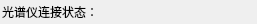
<?xml version="1.0" encoding="UTF-8"?>
<ui version="4.0">
 <class>FmOptStatus</class>
 <widget class="QWidget" name="FmOptStatus">
  <property name="geometry">
   <rect>
    <x>0</x>
    <y>0</y>
    <width>257</width>
    <height>24</height>
   </rect>
  </property>
  <property name="windowTitle">
   <string>Form</string>
  </property>
  <widget class="QLabel" name="lbtext">
   <property name="geometry">
    <rect>
     <x>2</x>
     <y>2</y>
     <width>101</width>
     <height>20</height>
    </rect>
   </property>
   <property name="text">
    <string>光谱仪连接状态：</string>
   </property>
  </widget>
  <widget class="QLabel" name="lblamp1">
   <property name="geometry">
    <rect>
     <x>100</x>
     <y>2</y>
     <width>20</width>
     <height>20</height>
    </rect>
   </property>
   <property name="text">
    <string/>
   </property>
   <property name="textFormat">
    <enum>Qt::PlainText</enum>
   </property>
   <property name="pixmap">
    <pixmap resource="smlres.qrc">:/new/prefix1/res/pic/qgreen.png</pixmap>
   </property>
   <property name="scaledContents">
    <bool>true</bool>
   </property>
  </widget>
  <widget class="QLabel" name="lblamp2">
   <property name="geometry">
    <rect>
     <x>140</x>
     <y>2</y>
     <width>20</width>
     <height>20</height>
    </rect>
   </property>
   <property name="text">
    <string/>
   </property>
   <property name="pixmap">
    <pixmap>res/pic/qred.png</pixmap>
   </property>
   <property name="scaledContents">
    <bool>true</bool>
   </property>
  </widget>
  <widget class="QLabel" name="lblamp3">
   <property name="geometry">
    <rect>
     <x>180</x>
     <y>2</y>
     <width>20</width>
     <height>20</height>
    </rect>
   </property>
   <property name="text">
    <string/>
   </property>
   <property name="pixmap">
    <pixmap>res/pic/qnone.png</pixmap>
   </property>
   <property name="scaledContents">
    <bool>true</bool>
   </property>
  </widget>
  <widget class="QLabel" name="lblamp4">
   <property name="geometry">
    <rect>
     <x>220</x>
     <y>2</y>
     <width>20</width>
     <height>20</height>
    </rect>
   </property>
   <property name="text">
    <string/>
   </property>
   <property name="pixmap">
    <pixmap>res/pic/qred.png</pixmap>
   </property>
   <property name="scaledContents">
    <bool>true</bool>
   </property>
  </widget>
 </widget>
 <resources>
  <include location="smlres.qrc"/>
 </resources>
 <connections/>
</ui>
